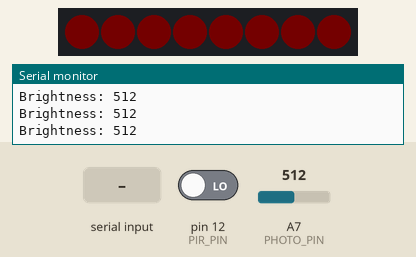
A sketch run on a simulated Arduino Nano, built with avr-gcc and run on an emulated ATmega328P. Parts: 8 RGB LEDs in strip order, left to right, the last lines printed to the serial monitor. Wiring (inferred from the names in the program): APA102 LEDs: data pin 2; clock pin 13. The inputs (shaded band) are chosen by the test bench; at power-on: pin 12 (PIR_PIN) LOW, A7 (PHOTO_PIN) = 512. Dim RGB values are drawn brighter than linear.

Above: at 1.3 s.
1.4 s: "90,45\n" received over Serial
At 2.6 s:
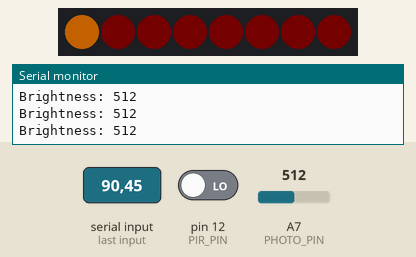
2.9 s: "30,150\n" received over Serial
At 4.1 s:
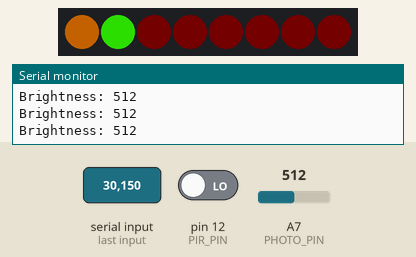
4.4 s: "0\n" received over Serial
At 5.6 s:
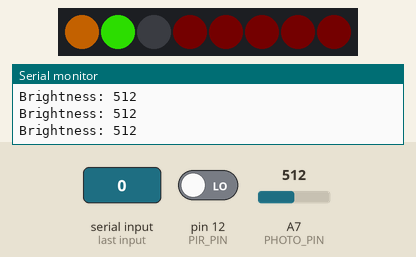
5.9 s: pin 12 (PIR_PIN) driven HIGH
8.9 s: A7 (PHOTO_PIN) set to 161
10.4 s: A7 (PHOTO_PIN) set to 140
At 11.3 s:
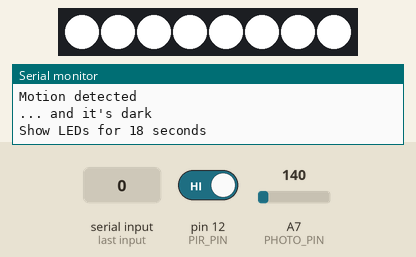
Timing chart, 0 to 32.8 s (numbered marks = the images above; inputs shaded):
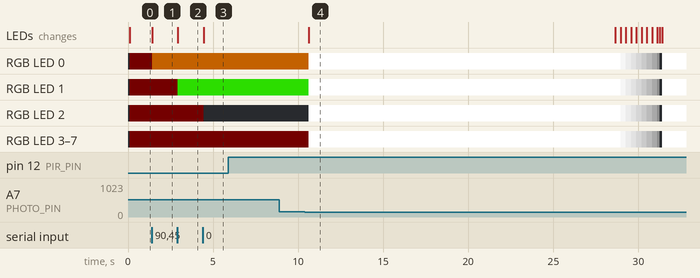

Measured:
- the behaviour switches between 151 and 150 on A7 (PHOTO_PIN) (found by bisection; images 3 and 4)
- after the input at 1.4 s, RGB LED 0: RGB(1, 0, 0) → RGB(90, 45, 0) at once; the LEDs: change at once (image 1)
- after the input at 2.9 s, RGB LED 1: RGB(1, 0, 0) → RGB(30, 150, 0) at once; the LEDs: change at once (image 2)
- after the input at 4.4 s, RGB LED 2: RGB(1, 0, 0) → off at once; the LEDs: change at once (image 3)

The sketch:

nightlight.ino
```cpp
/*
* Arduino Nano with Atmega 328 (use old boot loader)
*/

#include <FastLED.h>
#define NUM_LEDS 8
#define DATA_PIN 7
#define CLOCK_PIN 5
#define PIR_PIN 12
#define BUZZER_PIN 2
#define LED_PIN 13
#define PHOTO_PIN A7

#define PHOTO_THRESHOLD 150
#define BUFFER_LENGTH 4

int pir = 0;
int ldr = 0;
int white_bright = 255;  // default brightness for white (0-255)
int buzz_disable = 0;    // change to 1 to switch off initial buzzer
int incomingByte = 0;    // for incoming serial data
int pir_was_read = false;

CRGBArray<NUM_LEDS> leds;

typedef struct
{
  int r;
  int g;
  int b;
} Color;

Color colors[NUM_LEDS];
int current_color = 0;

uint32_t nextTime;
uint32_t lastTime;

void setup() {
  Serial.begin(9600);

  Serial.println("Basic colors");
  colors[0].r = 1;
  colors[0].g = 0;
  colors[0].b = 0;

  colors[1].r = 1;
  colors[1].g = 0;
  colors[1].b = 0;

  colors[2].r = 1;
  colors[2].g = 0;
  colors[2].b = 0;

  colors[3].r = 1;
  colors[3].g = 0;
  colors[3].b = 0;

  colors[4].r = 1;
  colors[4].g = 0;
  colors[4].b = 0;

  colors[5].r = 1;
  colors[5].g = 0;
  colors[5].b = 0;

  colors[6].r = 1;
  colors[6].g = 0;
  colors[6].b = 0;

  colors[7].r = 1;
  colors[7].g = 0;
  colors[7].b = 0;


  Serial.println("Init FastLEDs");
  FastLED.addLeds<APA102, DATA_PIN, CLOCK_PIN, BGR, DATA_RATE_MHZ(12)>(leds, NUM_LEDS);
  FastLED.setBrightness(white_bright);  // Global Brightness setting max 255

  Serial.println("Init Ports");
  pinMode(PIR_PIN, INPUT);      // PIR motion sensor read port
  pinMode(BUZZER_PIN, OUTPUT);  // buzzer port
  pinMode(LED_PIN, OUTPUT);     // LED port

  Serial.println("Buzz (hold your ears)");
  if (buzz_disable == 0) {
    beep(10);
  }

  digitalWrite(LED_PIN, HIGH);  // PIR LED ON
  delay(100);
  digitalWrite(LED_PIN, LOW);  // PIR LED OFF
}


void loop() {
  if (Serial.available() > 0) {
    int color = read_integer_from_serial();
    colors[current_color].r = color;

    color = read_integer_from_serial();
    colors[current_color].g = color;

    color = read_integer_from_serial();
    colors[current_color].b = color;
    if (++current_color > 7) {
      current_color = 0;
    }
  }

  FastLED.clear();
  for (int i = 0; i < NUM_LEDS; i++) {
    leds[i].setRGB(colors[i].r, colors[i].g, colors[i].b);
  }

  // read the PIR only every half a second
  // unfortunately, Arduino Nano supports Interrupts only on Pin 1 and 2, but the PIR is connected to Pin12
  uint32_t currTime = millis();
  if (currTime > nextTime) {
    nextTime += 500;
    uint32_t deltaTime = currTime - lastTime;
    lastTime = currTime;
    pir = digitalRead(PIR_PIN);  // check PIR
    pir_was_read = true;

    ldr = analogRead(PHOTO_PIN);  // read photo resistance
    Serial.print("Brightness: ");
    Serial.println(ldr);
  }

  if (pir_was_read && pir == HIGH) {  // If motion detected
    Serial.println("Motion detected");
    digitalWrite(LED_PIN, HIGH);  // PIR LED ON
    delay(100);                   // Delay so when dark the LED will flash on for 0.1s
  }
  digitalWrite(LED_PIN, LOW);  // PIR LED OFF

  if (pir_was_read && pir == HIGH && ldr <= PHOTO_THRESHOLD) {  // if someone there AND dark(ish) with case
    flash_white();
  }
  pir_was_read = false;
  FastLED.show();
  delay(50);
}

void flash_white() {
  Serial.println("... and it's dark");
  digitalWrite(LED_PIN, LOW);  // Don't need PIR LED on now
  for (int i = 0; i < NUM_LEDS; i++) {
    leds[i].setRGB(white_bright, white_bright, white_bright);
  }
  FastLED.show();
  Serial.println("Show LEDs for 18 seconds");
  delay(18000);  // lights on for about 18 seconds

  for (int j = white_bright; j > -1; j--) {
    for (int i = 0; i < NUM_LEDS; i++) {
      leds[i].setRGB(j, j, j);  // fading out the white over ~2s
    }
    FastLED.show();
    delay(10);  // wait 10ms
  }

  FastLED.clear();  // reset LEDs to 0,0,0
  FastLED.show();   // lights off
}

void beep(int milliseconds) {
  digitalWrite(BUZZER_PIN, HIGH);  // buzzer ON, if not disabled
  delay(milliseconds);
  digitalWrite(BUZZER_PIN, LOW);  // buzzer OFF
}

int read_integer_from_serial() {

  char read_buffer[BUFFER_LENGTH];  // 123,
  int buffer_pointer = 0;
  bool continue_reading = true;

  for (int i = buffer_pointer; i < BUFFER_LENGTH; i++) {
    read_buffer[i] = 0;
  }


  while (continue_reading) {
    incomingByte = Serial.read();
    switch (incomingByte) {
      case 48:  // '0'
      case 49:  // '1'
      case 50:  // '2'
      case 51:  // '3'
      case 52:  // '4'
      case 53:  // '5'
      case 54:  // '6'
      case 55:  // '7'
      case 56:  // '8'
      case 57:  // '9'
        read_buffer[buffer_pointer] = incomingByte;
        buffer_pointer++;
        if (buffer_pointer > (BUFFER_LENGTH - 1)) {
          continue_reading = false;
        }
        break;
      default:  // ignore everything
        continue_reading = false;
        break;
    }
  }
  int result = String(read_buffer).toInt();
  if (result > 255) {
    return 255;
  }
  if (result < 0) {
    return 0;
  }
  return result;
}
```
